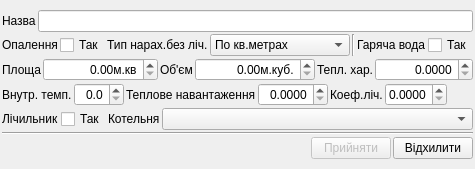
<?xml version="1.0" encoding="UTF-8"?>
<ui version="4.0">
 <class>tke_Dialog_edit_pidrozdily</class>
 <widget class="QDialog" name="tke_Dialog_edit_pidrozdily">
  <property name="geometry">
   <rect>
    <x>0</x>
    <y>0</y>
    <width>467</width>
    <height>169</height>
   </rect>
  </property>
  <property name="windowTitle">
   <string>Підрозділ підприємства</string>
  </property>
  <layout class="QGridLayout">
   <property name="margin">
    <number>2</number>
   </property>
   <property name="spacing">
    <number>2</number>
   </property>
   <item row="0" column="0">
    <layout class="QVBoxLayout">
     <property name="spacing">
      <number>2</number>
     </property>
     <property name="margin">
      <number>0</number>
     </property>
     <item>
      <layout class="QHBoxLayout">
       <property name="spacing">
        <number>2</number>
       </property>
       <property name="margin">
        <number>0</number>
       </property>
       <item>
        <widget class="QLabel" name="label_name">
         <property name="sizePolicy">
          <sizepolicy hsizetype="Fixed" vsizetype="Preferred">
           <horstretch>0</horstretch>
           <verstretch>0</verstretch>
          </sizepolicy>
         </property>
         <property name="text">
          <string>Назва</string>
         </property>
        </widget>
       </item>
       <item>
        <widget class="QLineEdit" name="lineEdit_name"/>
       </item>
      </layout>
     </item>
     <item>
      <layout class="QHBoxLayout">
       <property name="spacing">
        <number>2</number>
       </property>
       <property name="margin">
        <number>0</number>
       </property>
       <item>
        <layout class="QHBoxLayout">
         <property name="spacing">
          <number>2</number>
         </property>
         <property name="margin">
          <number>0</number>
         </property>
         <item>
          <widget class="QLabel" name="label_Opal">
           <property name="text">
            <string>Опалення</string>
           </property>
          </widget>
         </item>
         <item>
          <widget class="QCheckBox" name="checkBox_Opal">
           <property name="text">
            <string>Так</string>
           </property>
           <property name="checkable">
            <bool>true</bool>
           </property>
           <property name="checked">
            <bool>false</bool>
           </property>
           <property name="tristate">
            <bool>false</bool>
           </property>
          </widget>
         </item>
         <item>
          <widget class="QLabel" name="label_typ_narah_CO_bez_lich">
           <property name="text">
            <string>Тип нарах.без ліч.</string>
           </property>
          </widget>
         </item>
         <item>
          <widget class="QComboBox" name="comboBox_typ_narah_CO_bez_lich">
           <property name="minimumSize">
            <size>
             <width>140</width>
             <height>0</height>
            </size>
           </property>
           <item>
            <property name="text">
             <string>По кв.метрах</string>
            </property>
           </item>
           <item>
            <property name="text">
             <string>По метеоролог. показн.</string>
            </property>
           </item>
          </widget>
         </item>
         <item>
          <widget class="Line" name="line_2">
           <property name="orientation">
            <enum>Qt::Vertical</enum>
           </property>
          </widget>
         </item>
        </layout>
       </item>
       <item>
        <layout class="QHBoxLayout">
         <property name="spacing">
          <number>2</number>
         </property>
         <property name="margin">
          <number>0</number>
         </property>
         <item>
          <widget class="QLabel" name="label_Gar_voda">
           <property name="text">
            <string>Гаряча вода</string>
           </property>
          </widget>
         </item>
         <item>
          <widget class="QCheckBox" name="checkBox_Gar_voda">
           <property name="text">
            <string>Так</string>
           </property>
          </widget>
         </item>
        </layout>
       </item>
       <item>
        <spacer>
         <property name="orientation">
          <enum>Qt::Horizontal</enum>
         </property>
         <property name="sizeHint" stdset="0">
          <size>
           <width>40</width>
           <height>20</height>
          </size>
         </property>
        </spacer>
       </item>
      </layout>
     </item>
     <item>
      <layout class="QHBoxLayout">
       <property name="spacing">
        <number>2</number>
       </property>
       <property name="margin">
        <number>0</number>
       </property>
       <item>
        <layout class="QHBoxLayout">
         <property name="spacing">
          <number>2</number>
         </property>
         <property name="margin">
          <number>0</number>
         </property>
         <item>
          <widget class="QLabel" name="label_Ploshcha">
           <property name="sizePolicy">
            <sizepolicy hsizetype="Fixed" vsizetype="Preferred">
             <horstretch>0</horstretch>
             <verstretch>0</verstretch>
            </sizepolicy>
           </property>
           <property name="text">
            <string>Площа</string>
           </property>
          </widget>
         </item>
         <item>
          <widget class="QDoubleSpinBox" name="doubleSpinBox_Ploshcha">
           <property name="alignment">
            <set>Qt::AlignRight</set>
           </property>
           <property name="suffix">
            <string>м.кв</string>
           </property>
           <property name="maximum">
            <double>1000000.000000000000000</double>
           </property>
          </widget>
         </item>
        </layout>
       </item>
       <item>
        <layout class="QHBoxLayout">
         <property name="spacing">
          <number>2</number>
         </property>
         <property name="margin">
          <number>0</number>
         </property>
         <item>
          <widget class="QLabel" name="label_obem">
           <property name="sizePolicy">
            <sizepolicy hsizetype="Fixed" vsizetype="Preferred">
             <horstretch>0</horstretch>
             <verstretch>0</verstretch>
            </sizepolicy>
           </property>
           <property name="text">
            <string>Об'єм</string>
           </property>
          </widget>
         </item>
         <item>
          <widget class="QDoubleSpinBox" name="doubleSpinBox_obem">
           <property name="alignment">
            <set>Qt::AlignRight</set>
           </property>
           <property name="suffix">
            <string>м.куб.</string>
           </property>
           <property name="maximum">
            <double>1000000.000000000000000</double>
           </property>
          </widget>
         </item>
        </layout>
       </item>
       <item>
        <layout class="QHBoxLayout">
         <property name="spacing">
          <number>2</number>
         </property>
         <property name="margin">
          <number>0</number>
         </property>
         <item>
          <widget class="QLabel" name="label_tepl_harakter">
           <property name="sizePolicy">
            <sizepolicy hsizetype="Fixed" vsizetype="Preferred">
             <horstretch>0</horstretch>
             <verstretch>0</verstretch>
            </sizepolicy>
           </property>
           <property name="text">
            <string>Тепл. хар.</string>
           </property>
          </widget>
         </item>
         <item>
          <widget class="QDoubleSpinBox" name="doubleSpinBox_tepl_harakter">
           <property name="alignment">
            <set>Qt::AlignRight</set>
           </property>
           <property name="decimals">
            <number>4</number>
           </property>
           <property name="maximum">
            <double>100000.000000000000000</double>
           </property>
          </widget>
         </item>
        </layout>
       </item>
      </layout>
     </item>
     <item>
      <layout class="QHBoxLayout">
       <property name="spacing">
        <number>2</number>
       </property>
       <property name="margin">
        <number>0</number>
       </property>
       <item>
        <layout class="QHBoxLayout">
         <property name="spacing">
          <number>2</number>
         </property>
         <property name="margin">
          <number>0</number>
         </property>
         <item>
          <widget class="QLabel" name="label_t_vnutr">
           <property name="sizePolicy">
            <sizepolicy hsizetype="Fixed" vsizetype="Preferred">
             <horstretch>0</horstretch>
             <verstretch>0</verstretch>
            </sizepolicy>
           </property>
           <property name="text">
            <string>Внутр. темп.</string>
           </property>
          </widget>
         </item>
         <item>
          <widget class="QDoubleSpinBox" name="doubleSpinBox_t_vnutr">
           <property name="maximumSize">
            <size>
             <width>50</width>
             <height>16777215</height>
            </size>
           </property>
           <property name="alignment">
            <set>Qt::AlignRight</set>
           </property>
           <property name="decimals">
            <number>1</number>
           </property>
           <property name="maximum">
            <double>50.000000000000000</double>
           </property>
          </widget>
         </item>
        </layout>
       </item>
       <item>
        <widget class="QLabel" name="label_Teplove_navantaj">
         <property name="text">
          <string>Теплове навантаження</string>
         </property>
        </widget>
       </item>
       <item>
        <widget class="QDoubleSpinBox" name="doubleSpinBox_Teplove_navantaj">
         <property name="minimumSize">
          <size>
           <width>70</width>
           <height>0</height>
          </size>
         </property>
         <property name="alignment">
          <set>Qt::AlignRight</set>
         </property>
         <property name="decimals">
          <number>4</number>
         </property>
        </widget>
       </item>
       <item>
        <widget class="QLabel" name="label_koef_lich">
         <property name="text">
          <string>Коеф.ліч.</string>
         </property>
        </widget>
       </item>
       <item>
        <widget class="QDoubleSpinBox" name="doubleSpinBox_koef_lich">
         <property name="minimumSize">
          <size>
           <width>60</width>
           <height>0</height>
          </size>
         </property>
         <property name="alignment">
          <set>Qt::AlignRight</set>
         </property>
         <property name="decimals">
          <number>4</number>
         </property>
         <property name="maximum">
          <double>100.000000000000000</double>
         </property>
        </widget>
       </item>
       <item>
        <spacer>
         <property name="orientation">
          <enum>Qt::Horizontal</enum>
         </property>
         <property name="sizeHint" stdset="0">
          <size>
           <width>40</width>
           <height>20</height>
          </size>
         </property>
        </spacer>
       </item>
      </layout>
     </item>
     <item>
      <layout class="QHBoxLayout">
       <property name="spacing">
        <number>2</number>
       </property>
       <property name="margin">
        <number>0</number>
       </property>
       <item>
        <layout class="QHBoxLayout">
         <property name="spacing">
          <number>2</number>
         </property>
         <property name="margin">
          <number>0</number>
         </property>
         <item>
          <widget class="QLabel" name="label_Lichyknyk_e">
           <property name="sizePolicy">
            <sizepolicy hsizetype="Fixed" vsizetype="Preferred">
             <horstretch>0</horstretch>
             <verstretch>0</verstretch>
            </sizepolicy>
           </property>
           <property name="text">
            <string>Лічильник</string>
           </property>
          </widget>
         </item>
         <item>
          <widget class="QCheckBox" name="checkBox_Lichyknyk_e">
           <property name="sizePolicy">
            <sizepolicy hsizetype="Fixed" vsizetype="Fixed">
             <horstretch>0</horstretch>
             <verstretch>0</verstretch>
            </sizepolicy>
           </property>
           <property name="text">
            <string>Так</string>
           </property>
          </widget>
         </item>
        </layout>
       </item>
       <item>
        <layout class="QHBoxLayout">
         <property name="spacing">
          <number>2</number>
         </property>
         <property name="margin">
          <number>0</number>
         </property>
         <item>
          <widget class="QLabel" name="label_Kotelnya">
           <property name="sizePolicy">
            <sizepolicy hsizetype="Fixed" vsizetype="Preferred">
             <horstretch>0</horstretch>
             <verstretch>0</verstretch>
            </sizepolicy>
           </property>
           <property name="text">
            <string>Котельня</string>
           </property>
          </widget>
         </item>
         <item>
          <widget class="QComboBox" name="comboBox_Kotelnya"/>
         </item>
        </layout>
       </item>
      </layout>
     </item>
     <item>
      <widget class="Line" name="line">
       <property name="orientation">
        <enum>Qt::Horizontal</enum>
       </property>
      </widget>
     </item>
     <item>
      <layout class="QHBoxLayout">
       <property name="spacing">
        <number>2</number>
       </property>
       <property name="margin">
        <number>0</number>
       </property>
       <item>
        <spacer>
         <property name="orientation">
          <enum>Qt::Horizontal</enum>
         </property>
         <property name="sizeHint" stdset="0">
          <size>
           <width>40</width>
           <height>20</height>
          </size>
         </property>
        </spacer>
       </item>
       <item>
        <widget class="QPushButton" name="pushButton_Ok">
         <property name="enabled">
          <bool>false</bool>
         </property>
         <property name="text">
          <string>Прийняти</string>
         </property>
         <property name="icon">
          <iconset resource="../tkeAbonent/tke/tke_rc">
           <normaloff>:/pictures/pictures/button_accept.png</normaloff>:/pictures/pictures/button_accept.png</iconset>
         </property>
         <property name="iconSize">
          <size>
           <width>12</width>
           <height>12</height>
          </size>
         </property>
        </widget>
       </item>
       <item>
        <widget class="QPushButton" name="pushButton_cancel">
         <property name="text">
          <string>Відхилити</string>
         </property>
         <property name="icon">
          <iconset resource="../tkeAbonent/tke/tke_rc">
           <normaloff>:/pictures/pictures/button_cancel.png</normaloff>:/pictures/pictures/button_cancel.png</iconset>
         </property>
         <property name="iconSize">
          <size>
           <width>12</width>
           <height>12</height>
          </size>
         </property>
        </widget>
       </item>
      </layout>
     </item>
    </layout>
   </item>
  </layout>
 </widget>
 <resources>
  <include location="../tkeAbonent/tke/tke_rc"/>
  <include location="../tkeAbonent/tke/tke_rc"/>
 </resources>
 <connections/>
</ui>
